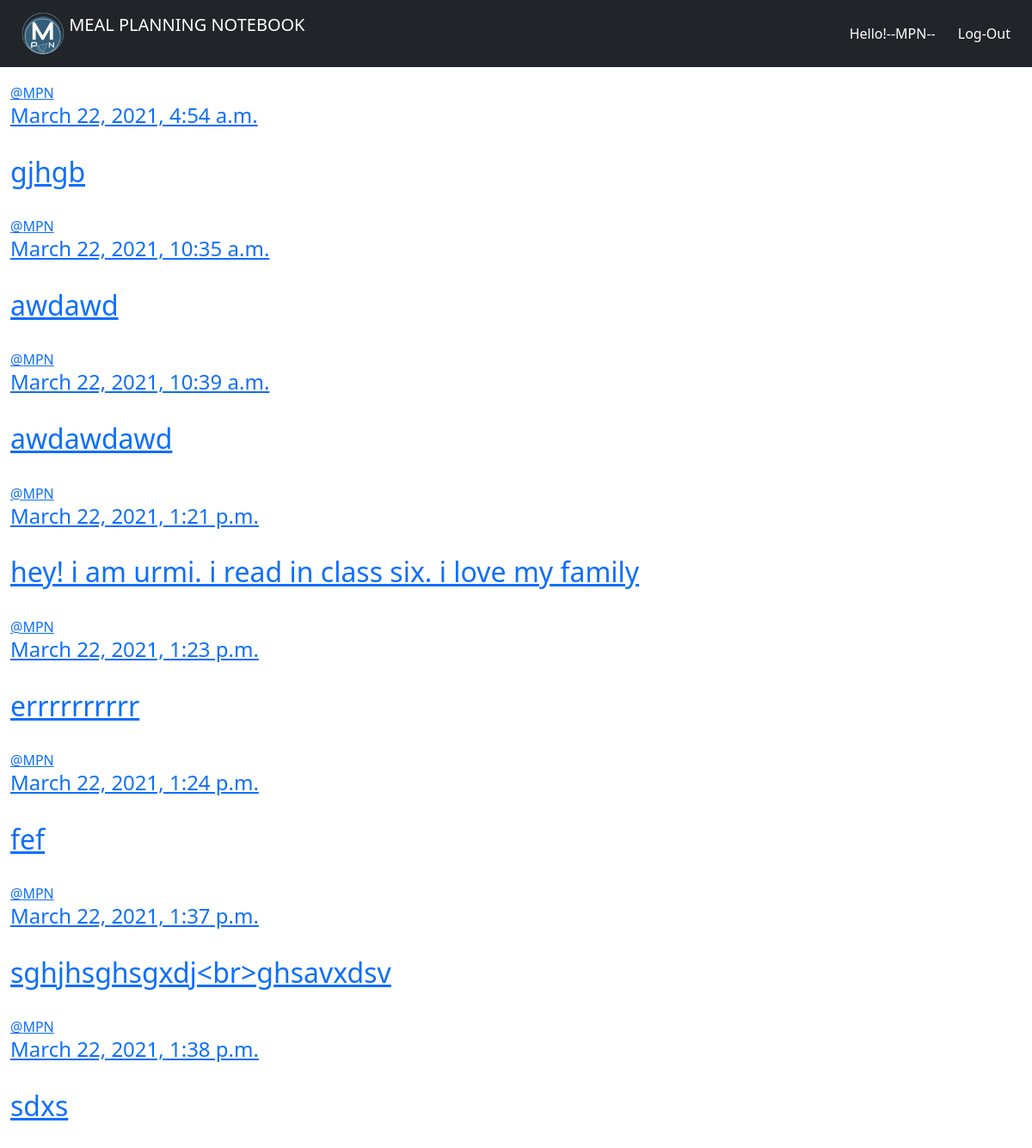
Page /reviewpost/mypost/ (signed in) on the earlier database version.
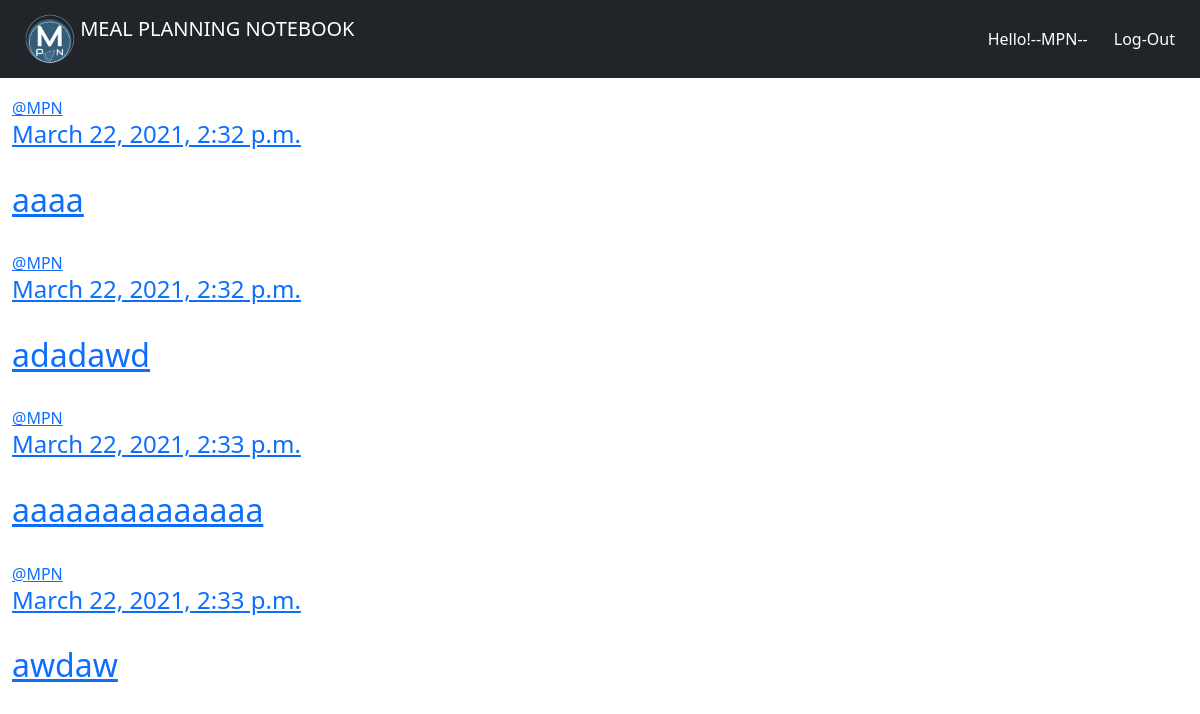
Same page on the later database version.
### reviewpost/models.py (models this page shows, shortened)
class Reviewpost(models.Model):
    sno=models.AutoField(primary_key=True)
    content_name = models.CharField(max_length=150, null=True)
    content = models.TextField()
    photos = models.ImageField(default="p1.png",upload_to="images/%y",null=True, blank=True)
    date_created = models.DateTimeField(default=now)
    user = models.ForeignKey(User,on_delete=models.CASCADE)

### reviewpost/views.py (the view)
# urls.py: path('mypost/', views.mypost, name='mypost'),
@login_required
def mypost(request):
    form = Reviewpost.objects.filter(user=request.user)
    return render(request, 'reviewpost/mypost.html', {'form':form})

### reviewpost/templates/reviewpost/mypost.html
{% extends 'reviewpost/base.html' %}
{% block content %}
{% for i in form %}
<a href="{% url 'mypostd' i.sno %}">@{{ i.user }}<br><h4>{{ i.date_created }}</h4><br><h2>{{ i.content }}</h2></a> <br>
{% endfor %}
{% endblock %}

Differences in the rows shown:
removed Reviewpost: user "MPN", date_created "March 22, 2021, 4:54 a.m.", content "gjhgb"
removed Reviewpost: user "MPN", date_created "March 22, 2021, 10:35 a.m.", content "awdawd"
removed Reviewpost: user "MPN", date_created "March 22, 2021, 10:39 a.m.", content "awdawdawd"
removed Reviewpost: user "MPN", date_created "March 22, 2021, 1:21 p.m.", content "hey! i am urmi. i read in class six. i love my family"
removed Reviewpost: user "MPN", date_created "March 22, 2021, 1:23 p.m.", content "errrrrrrrrr"
removed Reviewpost: user "MPN", date_created "March 22, 2021, 1:24 p.m.", content "fef"
removed Reviewpost: user "MPN", date_created "March 22, 2021, 1:37 p.m.", content "sghjhsghsgxdj<br>ghsavxdsv"
removed Reviewpost: user "MPN", date_created "March 22, 2021, 1:38 p.m.", content "sdxs"
added Reviewpost: user "MPN", date_created "March 22, 2021, 2:32 p.m.", content "aaaa"
added Reviewpost: user "MPN", date_created "March 22, 2021, 2:32 p.m.", content "adadawd"
added Reviewpost: user "MPN", date_created "March 22, 2021, 2:33 p.m.", content "aaaaaaaaaaaaaa"
added Reviewpost: user "MPN", date_created "March 22, 2021, 2:33 p.m.", content "awdaw"
